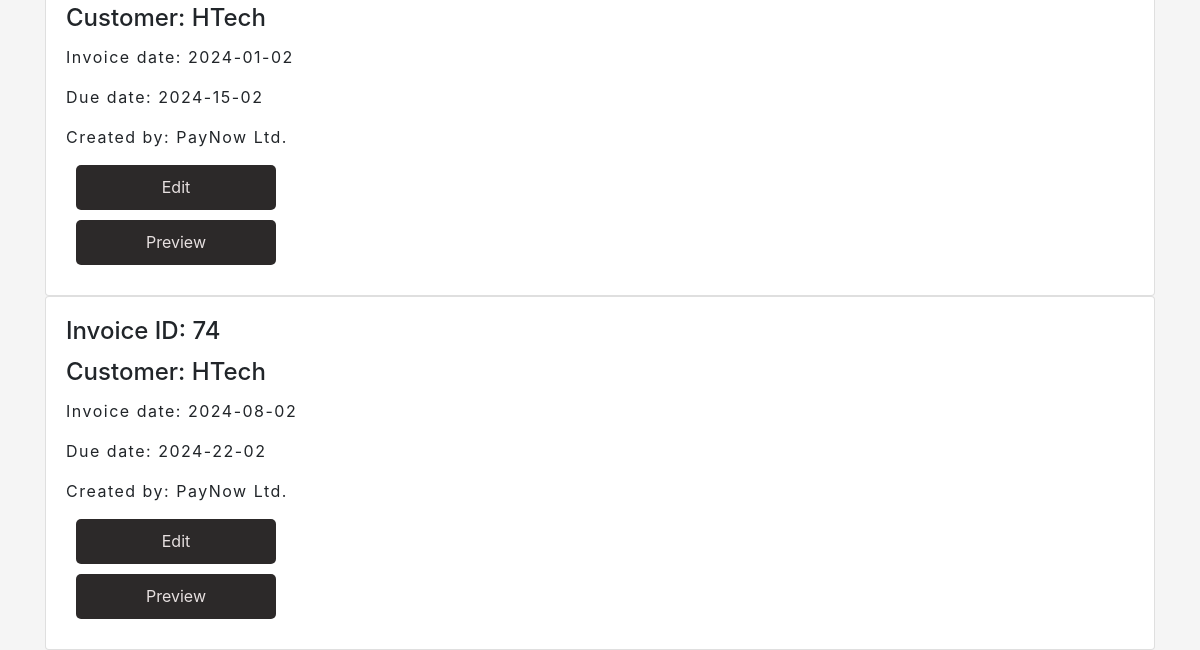
/invoices-by-customer/8/ (lower part), run on an earlier commit of the app's database.
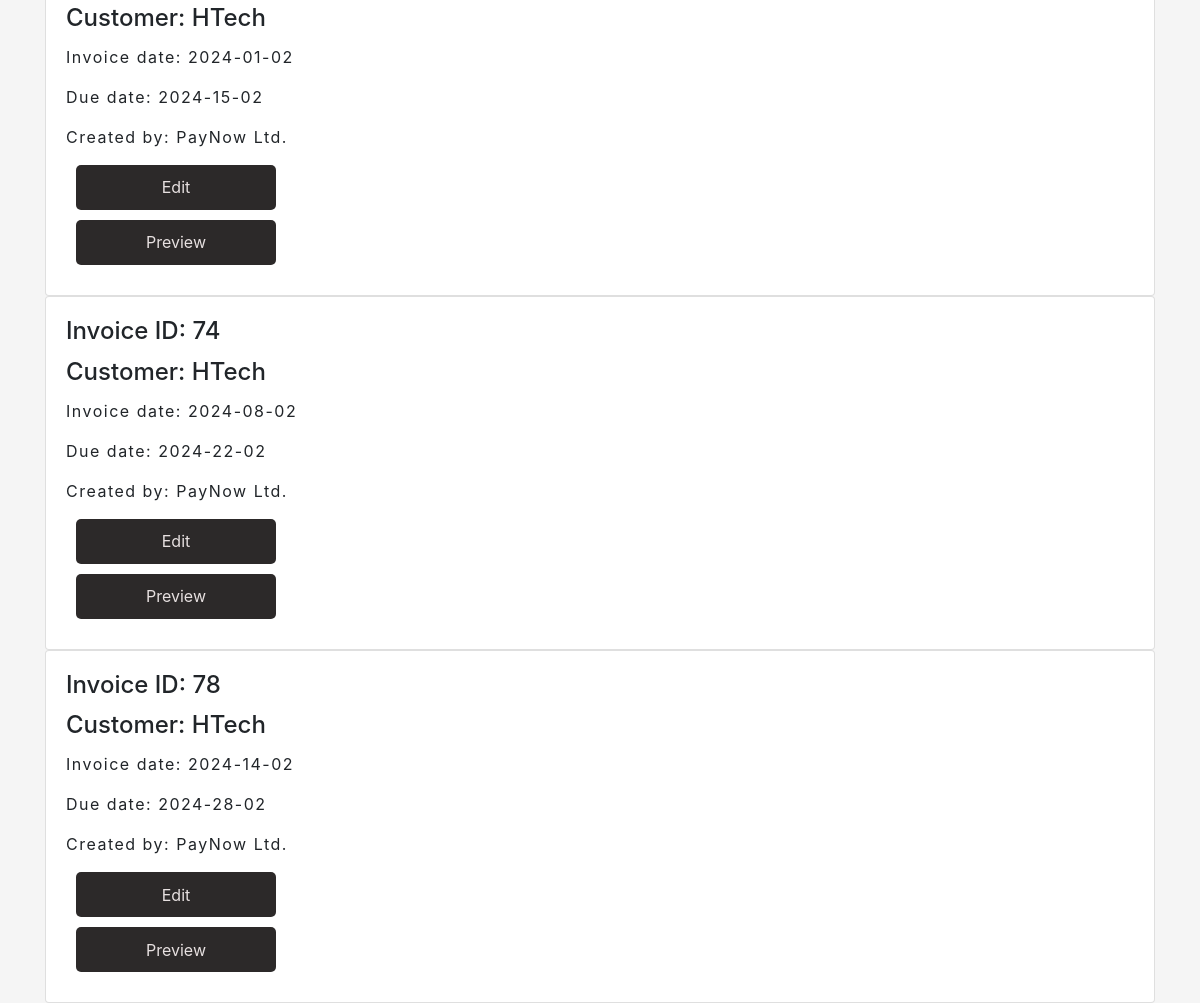
And on a later commit of the database.
### app/models.py (models this page shows, shortened)
class Invoice(models.Model):
    invoiceDate = models.DateTimeField(auto_now_add=True)
    dueDate = models.DateTimeField(default=datetime.now() + timedelta(days=14)) #time + 14 days
    customerAccount = models.ForeignKey(CustomerAccount, on_delete =models.PROTECT)
    account = models.ForeignKey(Account, on_delete =models.PROTECT)

class CustomerAccount(models.Model):
    name = models.CharField(max_length = 50, default=None)
    address = models.CharField(max_length = 50, default=None)
    phone = models.CharField(max_length = 50, default=None)
    mail = models.CharField(max_length = 50, default=None)
    vat = models.CharField(max_length = 20, default=None)
    account = models.ForeignKey(Account, on_delete =models.PROTECT)

class Account(models.Model):
    name = models.CharField(max_length =20, default=None)
    address = models.CharField(max_length =50, default=None)
    phone = models.CharField(max_length =50, default=None)
    mail = models.CharField(max_length =50, default=None)
    vat = models.CharField(max_length =20, default=None)
    bankAccountNr = models.CharField(max_length =20, default=None)

### app/views.py (the view)
# urls.py: path('invoices-by-customer/<int:id>/', invoices_filtered),
def invoices_filtered(request, id):
    invoicelist = Invoice.objects.all()
    filteredinvoices = invoicelist.filter(customerAccount = id)
    context = {'invoices': filteredinvoices}
    return render (request,"invoicelist.html",context)

### app/templates/invoicelist.html (shortened to what this page needs)
{% extends 'index.html' %}
{%load static%}
{% block content %}
    {% for i in invoices %}
    <div class="customerList">
    <div class="card" style="width: 100%;">
    <div class="card-body">
        <h4 class="card-title">Invoice ID: {{i.id}}</h4>
        <h4 class="card-title">Customer: {{i.customerAccount.name}}</h4>
        <p class="card-text">Invoice date: {{i.invoiceDate|date:"Y-d-m"}} </p>
        <p class="card-text">Due date: {{i.dueDate|date:"Y-d-m"}} </p>
        <p class="card-text">Created by: {{i.account.name}} </p>
        <a href="/edit-invoice-get/{{i.id}}/"class="btn" >Edit</a>
        <a class="btn" href="/invoice/{{i.id}}/preview/">Preview</a>
    </div>
</div>
</div>
{% endfor %}
{% endblock %}

What changed in the data, as far as the page shows it:
added Invoice: id "78", customerAccount.name "HTech", invoiceDate "2024-14-02", dueDate "2024-28-02", account.name "PayNow Ltd."
